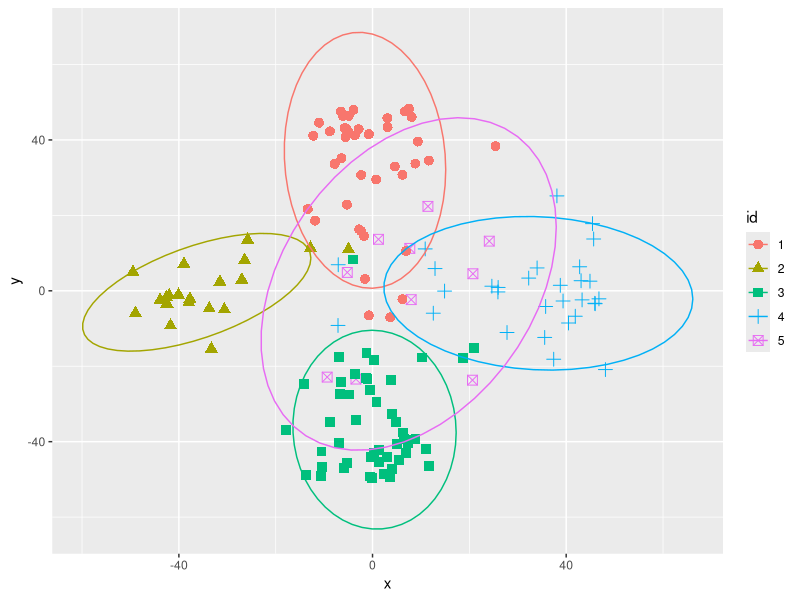

Write R code to recreate this figure.
#' @param N number of groups
#' @param n number of observations within each group. It is also possible to put a vector of obervations per group (in that situation center group should go last).
#' @param r distance of the group centroid from the center that is (0, 0)
#' @param central_distance function. ...
#' @param neighbour_distance function. Function that 
#' @param center logical. Whether one group shoulbe positioned in the center

generate_equadistant <- function(N = 5, 
                                 n = 100, 
                                 r = 26,
                                 central_distance = function(r){log(r)},
                                 neighbour_distance = function(r, N){2*r*sin(pi/N)},
                                 center = FALSE){
  
  if(length(n) == 1){
    n <- rep(n, N)
  }

  if(center){
    N <- N-1
    n_center <-  n[length(n)]
    n <- n[-length(n)]
  }
  
  angle <- 2*pi/N
  lapply(1:N, function(k){
    V1 <- (2-rlnorm(n = n[k], meanlog = 0, sdlog = central_distance(r)))*r
    V2 <- rnorm(n = n[k], mean = 0, sd = neighbour_distance(r, N))
    while(sum(V1 > r*1.5 | V1 < -r*1.5) > 0){
      V1 <- ifelse(V1 > r*1.5 | V1 < -r*1.5, 
                   (2-rlnorm(n = n[k], meanlog = 0, sdlog = 1))*r, 
                   V1)  
    }
    df <- data.frame(V1, V2)
    df$V1 <- df$V1+r
    df$x <- df$V1*cos(angle*k)-df$V2*sin(angle*k)
    df$y <- df$V1*sin(angle*k)+df$V2*cos(angle*k)
    return(df[,3:4])
  }) %>% 
    do.call(rbind, .) %>% 
    as.data.frame() %>% 
    mutate(id = c(unlist(mapply(rep, 1:N, n)))) ->
    results

  if(center){
    data.frame(x = rnorm(n = n_center, mean = 0, sd = r*0.75),
               y = rnorm(n = n_center, mean = 0, sd = r*0.75),
               id = N + 1) %>% 
      bind_rows(results) ->
      results
  }
  results %>% 
    mutate(id = factor(id)) %>% 
    return()
}


library(tidyverse)

set.seed(42)
generate_equadistant(N = 5, n = c(4, 2, 5, 3, 1)*10, r = 20, 
                     central_distance = function(x){log(x)/5},
                     neighbour_distance = function(r, N){0.6*r*sin(pi/N)},                    
                     center = TRUE) %>% 
  ggplot(aes(x, y, color = id, shape = id))+
  geom_point(size = 3)+
  stat_ellipse()
